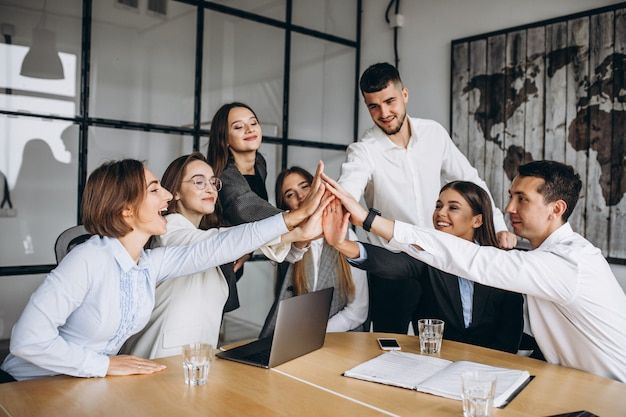
#> input picture char.jfif, 626 x 417 px
$ python main.py
#> lines starting #> are read from the running program, lines starting #| are printed output that depends on the picture; after the words box and inside, x2 and y2 are one past the last pixel; in counts of white or black regions, pixels touching at a corner belong together
import cv2
#model https://github.com/opencv/opencv/tree/master/data/haarcascades
img = cv2.imread('char.jfif') # get file path
#> img is the input picture: shape (417, 626, 3); mean B, G, R 128.1, 132.9, 140

face_model = cv2.CascadeClassifier('face-detect-model.xml') # call model face-detect-model

faces = face_model.detectMultiScale(img) # execute face detect
#> faces = [[222, 108, 46, 46], [423, 189, 46, 46], [180, 161, 51, 51]]

for (x,y,w,h) in faces:
    cv2.rectangle(img,(x,y),(x+w,y+h),(255,0,0),3)
#> this loop made 3 passes
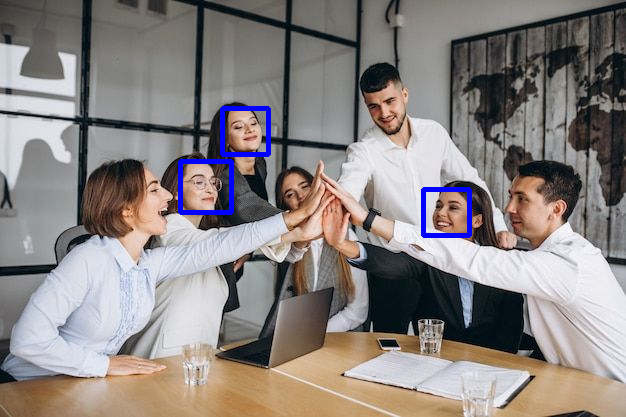
#> img: shape (417, 626, 3); 1.08% of pixels changed, all inside (x1, y1, x2, y2) = (178, 106, 472, 238)

cv2.resize(img,(400,400))
cv2.imshow('image',img)

cv2.waitKey(0) # any keys to close
#> (the run stopped early here; a loop or call above may not have finished)
